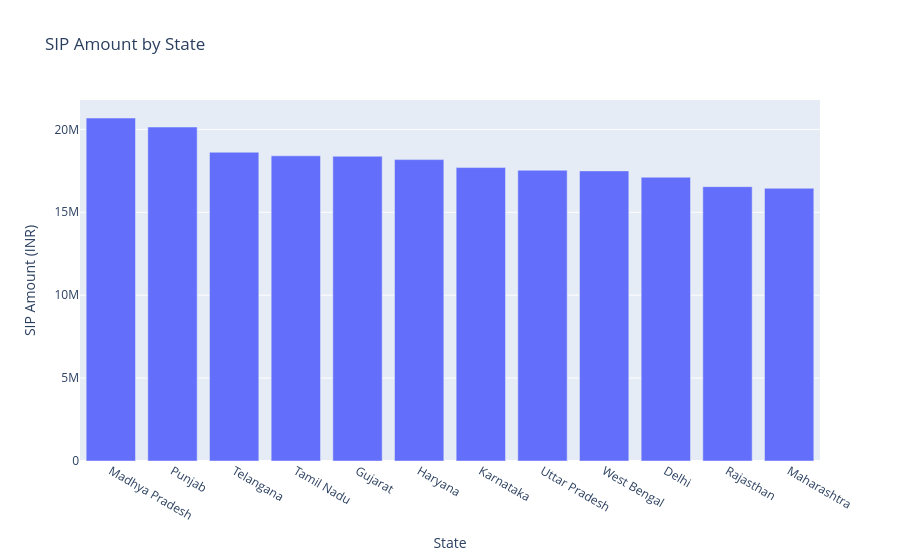

The notebook cell this image was saved under:
### Code cell
# bar chart of SIP amount by state
fig = px.bar(
    sip_amount_by_state,
    x=sip_amount_by_state.index,
    y=sip_amount_by_state.values,
    title='SIP Amount by State',
    labels={
        'x': 'State',
        'y': 'SIP Amount (INR)'
    }
)
fig.show()

### Figure 1 — Plotly figure (JSON) as saved in the notebook; plotly's stock layout.template omitted (floating-point values rounded to 4 significant figures)
{"data": [{"hovertemplate": "State=%{x}<br>SIP Amount (INR)=%{y}<extra></extra>", "legendgroup": "", "marker": {"color": "#636efa", "pattern": {"shape": ""}}, "name": "", "orientation": "v", "showlegend": false, "textposition": "auto", "type": "bar", "x": ["Madhya Pradesh", "Punjab", "Telangana", "Tamil Nadu", "Gujarat", "Haryana", "Karnataka", "Uttar Pradesh", "West Bengal", "Delhi", "Rajasthan", "Maharashtra"], "xaxis": "x", "y": [20682243, 20140064, 18620216, 18404368, 18378904, 18176696, 17696903, 17534858, 17495769, 17113608, 16544233, 16445629], "yaxis": "y"}], "layout": {"barmode": "relative", "legend": {"tracegroupgap": 0}, "title": {"text": "SIP Amount by State"}, "xaxis": {"anchor": "y", "domain": [0, 1], "title": {"text": "State"}}, "yaxis": {"anchor": "x", "domain": [0, 1], "title": {"text": "SIP Amount (INR)"}}}}
